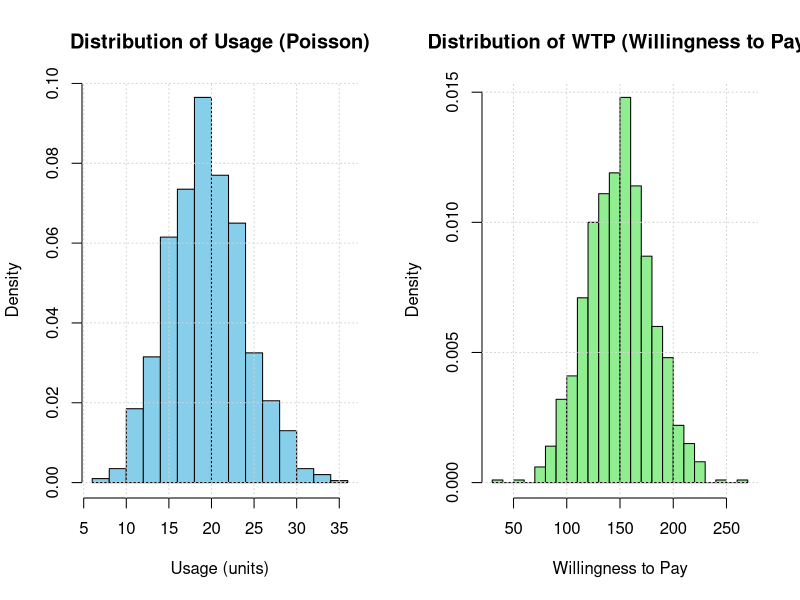
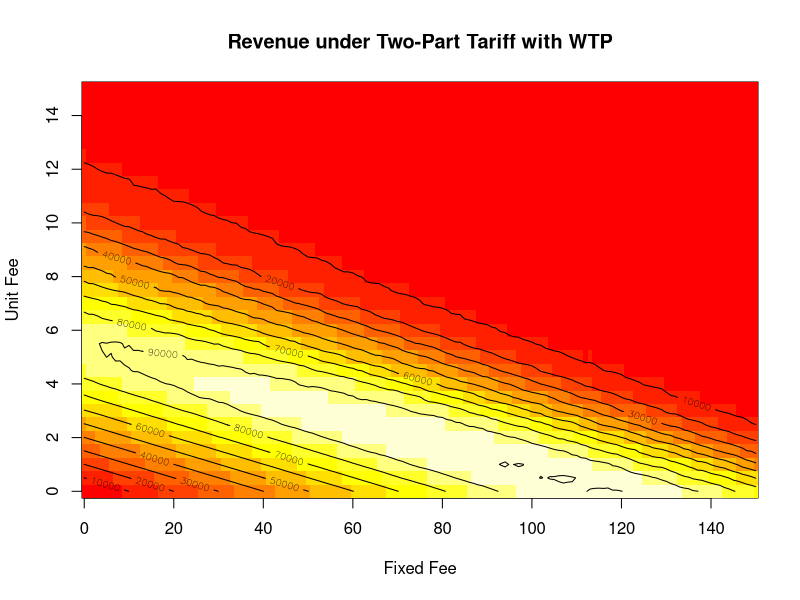

Generate these figures, in order, with R:
# Number of customers and their usage
set.seed(123)  # Set seed for reproducibility of random data
customers <- 1000  # Total number of customers
usage <- rpois(customers, lambda = 20)  # Simulate usage using a Poisson distribution with mean = 10 units

# WTP (Willingness to Pay)
wtp <- rnorm(customers, mean = 150, sd = 30)  # Simulate WTP using a normal distribution (mean = 150, SD = 30)


par(mfrow=c(1,2))
# Plot the distribution of usage
hist(usage, breaks = 20, col = "skyblue", border = "black", freq = FALSE,  # freq = FALSE shows density instead of counts
     main = "Distribution of Usage (Poisson)",  # Title of the plot
     xlab = "Usage (units)",  # Label for the x-axis
     ylab = "Density")  # Label for the y-axis
grid()  # Add grid lines for better visualization

# Plot the distribution of WTP
hist(wtp, breaks = 20, col = "lightgreen", border = "black", freq = FALSE,  # freq = FALSE shows density instead of counts
     main = "Distribution of WTP (Willingness to Pay)",  # Title of the plot
     xlab = "Willingness to Pay",  # Label for the x-axis
     ylab = "Density")  # Label for the y-axis
grid()  # Add grid lines for better visualization

# Different fee structures
fixed_fee_options <- seq(0, 150, by = 1)  # Fixed fee options
unit_fee_options <- seq(0, 15, by = 0.5)     # Unit fee options
results <- expand.grid(fixed_fee = fixed_fee_options, unit_fee = unit_fee_options)

# Calculate revenues with WTP included
results$revenue <- mapply(function(f, u) {
  # Calculate total cost for each customer
  total_cost <- f + (usage * u)
  
  # Filter customers who are willing to pay (total cost <= WTP)
  willing_to_pay <- total_cost <= wtp
  
  # Calculate revenue only from customers who can afford it
  revenue <- sum(f * willing_to_pay) + sum((usage * u) * willing_to_pay)
  
  return(revenue)
}, results$fixed_fee, results$unit_fee)

# Reshape results into a matrix
matrix_revenue <- matrix(results$revenue, nrow = length(fixed_fee_options), ncol = length(unit_fee_options))

par(mfrow=c(1,1))
# Visualize results using base R
image(fixed_fee_options, unit_fee_options, matrix_revenue,
      col = heat.colors(12), xlab = "Fixed Fee", ylab = "Unit Fee",
      main = "Revenue under Two-Part Tariff with WTP")
contour(fixed_fee_options, unit_fee_options, matrix_revenue, add = TRUE)